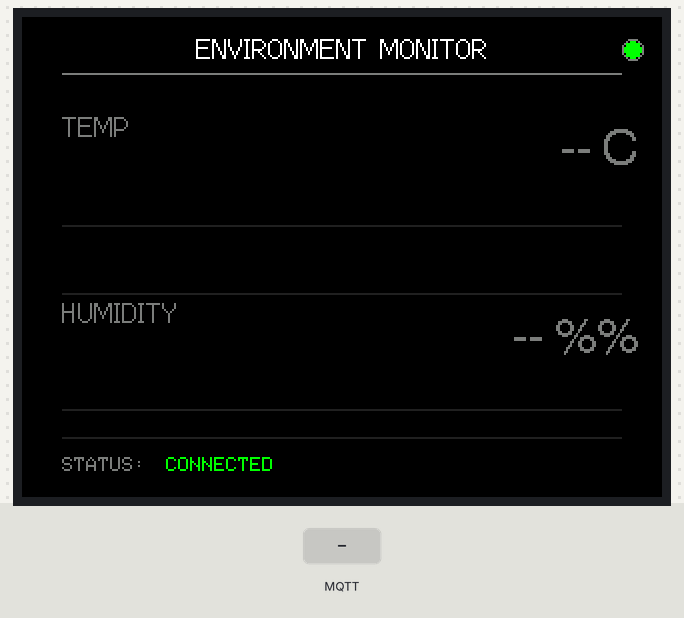
A program run on a simulated ESP32-S3. On the bench: 320×240 colour display. The test bench sets the inputs (shaded band). WiFi joins after 1.5 s; servers stay silent unless stated; no MQTT or app messages arrive unless stated; what the program prints to the serial monitor is not drawn.

Above: at 3.8 s.
3.9 s: MQTT message "5" arrives on the first subscribed topic
At 4.9 s:
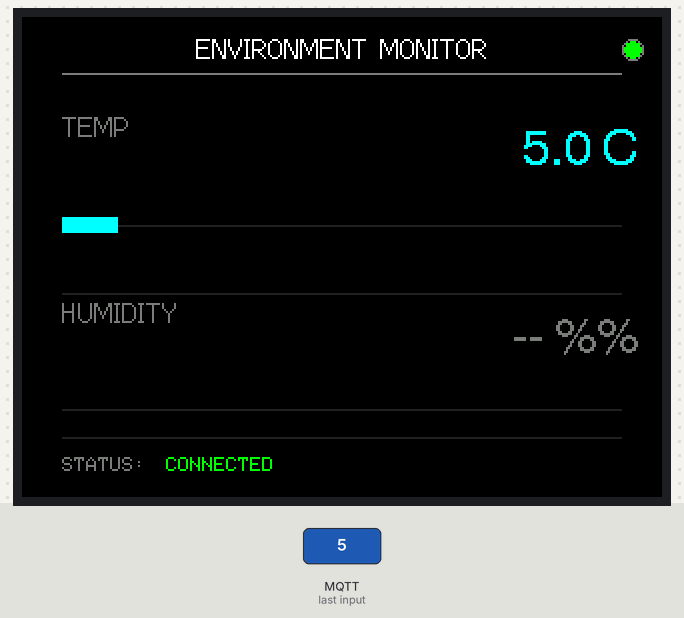
5.4 s: MQTT message "5" arrives on the second subscribed topic
At 6.0 s:
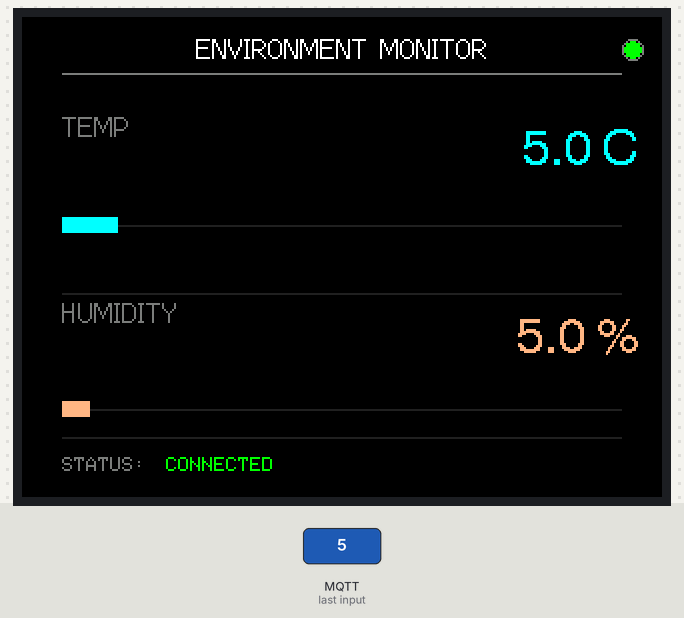
6.9 s: MQTT message "90" arrives on the first subscribed topic
At 7.3 s:
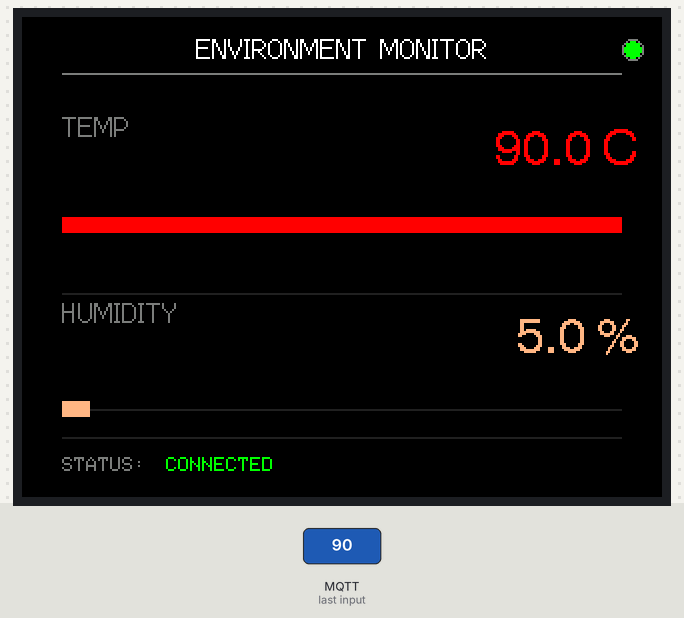
8.4 s: MQTT message "90" arrives on the second subscribed topic
At 9.6 s:
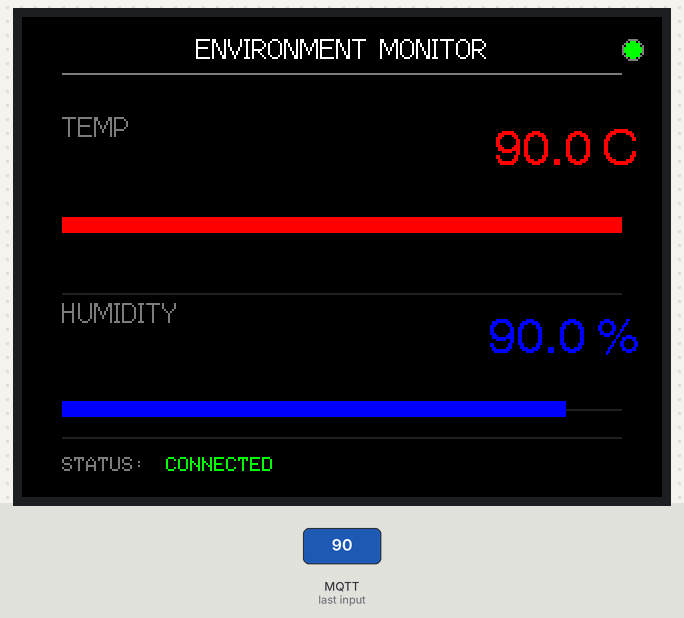
Timing chart, 0 to 10.9 s (numbered marks = the images above; inputs shaded):
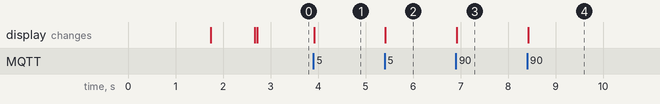

The program:

main.cpp
```cpp
#include <Arduino.h>
#include <WiFi.h>
#include <PubSubClient.h>
#include <TFT_eSPI.h>
#include <SPI.h>

// ============ CAU HINH ============
const char* WIFI_SSID   = "";
const char* WIFI_PASS   = "";
const char* MQTT_SERVER = "";

// ============ PURE BLACK COLOR PALETTE ============
#define C_BLACK        0x0000
#define C_WHITE        0xFFFF
#define C_GRAY         0x7BEF

// Nhiet do (Tong nong)
#define C_TEMP_COLD    0x07FF  // Cyan   < 25°C
#define C_TEMP_OK      0x07E0  // Green  25~35°C
#define C_TEMP_WARM    0xFFE0  // Yellow 35~40°C
#define C_TEMP_HOT     0xFD20  // Orange 40~45°C
#define C_TEMP_FIRE    0xF800  // Red    > 45°C

// Do am (Tong lanh)
#define C_HUM_DRY      0xFDB0  // Cam nhat  < 30%
#define C_HUM_LOW      0xFFE0  // Vang      30~50%
#define C_HUM_OK       0x07E0  // Xanh la   50~70%
#define C_HUM_HIGH     0x07FF  // Cyan      70~85%
#define C_HUM_WET      0x001F  // Blue      > 85%

// ============ OBJECTS ============
TFT_eSPI tft = TFT_eSPI();
WiFiClient espClient;
PubSubClient client(espClient);

// ============ DU LIEU ============
String temp = "--";
String hum  = "--";

// ============ LOGIC MAU SAC ============
uint16_t colTemp(float t) {
    if (t < 25) return C_TEMP_COLD;
    if (t < 35) return C_TEMP_OK;
    if (t < 40) return C_TEMP_WARM;
    if (t < 45) return C_TEMP_HOT;
    return C_TEMP_FIRE;
}

uint16_t colHum(float h) {
    if (h < 30) return C_HUM_DRY;
    if (h < 50) return C_HUM_LOW;
    if (h < 70) return C_HUM_OK;
    if (h < 85) return C_HUM_HIGH;
    return C_HUM_WET;
}

// ============ VE BAR (Minimalist) ============
void drawBar(int x, int y, int w, int h, float pct, uint16_t col) {
    pct = constrain(pct, 0, 100);
    // Xoa bar cu
    tft.fillRect(x, y, w, h, C_BLACK);
    // Ve duong nen
    tft.drawFastHLine(x, y + h / 2, w, 0x2104);
    // Ve phan tien trinh
    int fw = (int)(w * pct / 100.0f);
    if (fw > 0) tft.fillRect(x, y, fw, h, col);
}

// ============ VE UI CO DINH (1 LAN) ============
void drawUI() {
    tft.fillScreen(C_BLACK);

    // Header
    tft.setTextDatum(MC_DATUM);
    tft.setTextColor(C_WHITE, C_BLACK);
    tft.drawString("ENVIRONMENT MONITOR", 160, 16, 2);
    tft.drawFastHLine(20, 28, 280, C_GRAY);

    // Label nhiet do
    tft.setTextDatum(ML_DATUM);
    tft.setTextColor(C_GRAY, C_BLACK);
    tft.drawString("TEMP", 20, 55, 2);

    // Label do am
    tft.setTextDatum(ML_DATUM);
    tft.setTextColor(C_GRAY, C_BLACK);
    tft.drawString("HUMIDITY", 20, 148, 2);

    // Duong ke phan cach
    tft.drawFastHLine(20, 138, 280, 0x2104);
    tft.drawFastHLine(20, 210, 280, 0x2104);

    // Footer label
    tft.setTextDatum(ML_DATUM);
    tft.setTextColor(C_GRAY, C_BLACK);
    tft.drawString("STATUS:", 20, 224, 1);
}

// ============ UPDATE TEMP ============
void updateTemp() {
    float val = temp.toFloat();
    uint16_t col = (temp == "--") ? C_GRAY : colTemp(val);

    // Xoa vung so cu
    tft.fillRect(80, 48, 230, 40, C_BLACK);

    // Ve so moi
    char buf[20];
    if (temp != "--") snprintf(buf, 20, "%.1f C", val);
    else strcpy(buf, "-- C");

    tft.setTextDatum(MR_DATUM);
    tft.setTextColor(col, C_BLACK);
    tft.drawString(buf, 308, 68, 4);

    // Update bar
    float pct = (temp != "--") ? constrain(val / 50.0f * 100.0f, 0, 100) : 0;
    drawBar(20, 100, 280, 8, pct, col);
}

// ============ UPDATE HUM ============
void updateHum() {
    float val = hum.toFloat();
    uint16_t col = (hum == "--") ? C_GRAY : colHum(val);

    // Xoa vung so cu
    tft.fillRect(80, 142, 230, 40, C_BLACK);

    // Ve so moi
    char buf[20];
    if (hum != "--") snprintf(buf, 20, "%.1f %%", val);
    else strcpy(buf, "-- %%");

    tft.setTextDatum(MR_DATUM);
    tft.setTextColor(col, C_BLACK);
    tft.drawString(buf, 308, 162, 4);

    // Update bar
    float pct = (hum != "--") ? val : 0;
    drawBar(20, 192, 280, 8, pct, col);
}

// ============ UPDATE WIFI DOT ============
void updateWifiDot() {
    uint16_t wc = (WiFi.status() == WL_CONNECTED) ? C_TEMP_OK : C_TEMP_FIRE;
    tft.fillCircle(305, 16, 4, wc);
    tft.drawCircle(305, 16, 5, C_GRAY);
}

// ============ UPDATE MQTT STATUS (FIXED) ============
void updateMqttStatus() {
    // Xoa vung du rong de khong bi de len nhau
    tft.fillRect(70, 218, 240, 16, C_BLACK);

    tft.setTextDatum(ML_DATUM);
    if (client.connected()) {
        tft.setTextColor(C_TEMP_OK, C_BLACK);
        tft.drawString("CONNECTED", 72, 224, 1);
    } else {
        tft.setTextColor(C_TEMP_FIRE, C_BLACK);
        tft.drawString("DISCONNECTED", 72, 224, 1);
    }
}

// ============ MQTT CALLBACK ============
void callback(char* topic, byte* payload, unsigned int length) {
    String message;
    for (unsigned int i = 0; i < length; i++) message += (char)payload[i];

    Serial.printf("[MQTT] %s -> %s\n", topic, message.c_str());

    if (String(topic) == "home/esp32dev/temperature") {
        temp = message;
        updateTemp();
    }
    if (String(topic) == "home/esp32dev/humidity") {
        hum = message;
        updateHum();
    }
}

// ============ WIFI ============
void connectWiFi() {
    Serial.print("Connecting WiFi");
    WiFi.begin(WIFI_SSID, WIFI_PASS);
    int retry = 0;
    while (WiFi.status() != WL_CONNECTED && retry < 30) {
        delay(500);
        Serial.print(".");
        retry++;
    }
    Serial.println(WiFi.status() == WL_CONNECTED ? "\nWiFi OK" : "\nWiFi FAIL");
}

// ============ MQTT RECONNECT ============
void reconnectMQTT() {
    while (!client.connected()) {
        Serial.print("MQTT connecting...");
        if (client.connect("ESP32_S3_BLACK")) {
            Serial.println("OK");
            client.subscribe("home/esp32dev/temperature");
            client.subscribe("home/esp32dev/humidity");
        } else {
            Serial.printf("Failed: %d\n", client.state());
            delay(3000);
        }
    }
}

// ============ SETUP ============
void setup() {
    Serial.begin(115200);

    tft.init();
    tft.setRotation(1);
    tft.fillScreen(C_BLACK);
    pinMode(TFT_BL, OUTPUT);
    digitalWrite(TFT_BL, HIGH);

    // Splash screen
    tft.setTextDatum(MC_DATUM);
    tft.setTextColor(C_WHITE, C_BLACK);
    tft.drawString("ENVIRONMENT MONITOR", 160, 100, 2);
    tft.setTextColor(C_GRAY, C_BLACK);
    tft.drawString("Connecting WiFi...", 160, 130, 2);

    connectWiFi();

    if (WiFi.status() == WL_CONNECTED) {
        tft.setTextColor(C_TEMP_OK, C_BLACK);
        tft.drawString("WiFi Connected!", 160, 155, 2);
    } else {
        tft.setTextColor(C_TEMP_FIRE, C_BLACK);
        tft.drawString("WiFi Failed!", 160, 155, 2);
    }

    delay(800);

    // Ve UI chinh
    drawUI();
    updateTemp();
    updateHum();
    updateWifiDot();
    updateMqttStatus();

    client.setServer(MQTT_SERVER, 1883);
    client.setCallback(callback);
}

// ============ LOOP ============
void loop() {
    if (WiFi.status() != WL_CONNECTED) {
        WiFi.reconnect();
        delay(2000);
        updateWifiDot();
    }

    if (!client.connected()) {
        reconnectMQTT();
        updateMqttStatus();
    }

    client.loop();
}
```

Measured:
- after the input at 3.9 s, the display: changes at once (image 1)
- after the input at 5.4 s, the display: changes at once (image 2)
- after the input at 6.9 s, the display: changes at once (image 3)
- after the input at 8.4 s, the display: changes at once (image 4)
